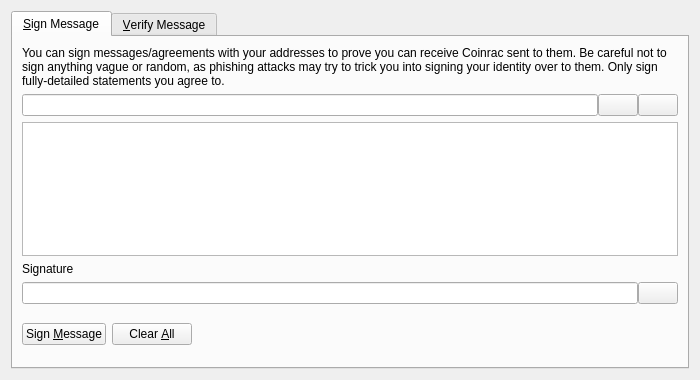
<?xml version="1.0" encoding="UTF-8"?>
<ui version="4.0">
 <class>SignVerifyMessageDialog</class>
 <widget class="QDialog" name="SignVerifyMessageDialog">
  <property name="geometry">
   <rect>
    <x>0</x>
    <y>0</y>
    <width>700</width>
    <height>380</height>
   </rect>
  </property>
  <property name="windowTitle">
   <string>Signatures - Sign / Verify a Message</string>
  </property>
  <property name="modal">
   <bool>true</bool>
  </property>
  <layout class="QVBoxLayout" name="verticalLayout">
   <item>
    <widget class="QTabWidget" name="tabWidget">
     <property name="currentIndex">
      <number>0</number>
     </property>
     <widget class="QWidget" name="tabSignMessage">
      <attribute name="title">
       <string>&amp;Sign Message</string>
      </attribute>
      <layout class="QVBoxLayout" name="verticalLayout_SM">
       <item>
        <widget class="QLabel" name="infoLabel_SM">
         <property name="text">
          <string>You can sign messages/agreements with your addresses to prove you can receive Coinrac sent to them. Be careful not to sign anything vague or random, as phishing attacks may try to trick you into signing your identity over to them. Only sign fully-detailed statements you agree to.</string>
         </property>
         <property name="textFormat">
          <enum>Qt::PlainText</enum>
         </property>
         <property name="wordWrap">
          <bool>true</bool>
         </property>
        </widget>
       </item>
       <item>
        <layout class="QHBoxLayout" name="horizontalLayout_1_SM">
         <property name="spacing">
          <number>0</number>
         </property>
         <item>
          <widget class="QValidatedLineEdit" name="addressIn_SM">
           <property name="toolTip">
            <string>The Coinrac address to sign the message with</string>
           </property>
          </widget>
         </item>
         <item>
          <widget class="QPushButton" name="addressBookButton_SM">
           <property name="toolTip">
            <string>Choose previously used address</string>
           </property>
           <property name="text">
            <string/>
           </property>
           <property name="shortcut">
            <string>Alt+A</string>
           </property>
           <property name="autoDefault">
            <bool>false</bool>
           </property>
          </widget>
         </item>
         <item>
          <widget class="QPushButton" name="pasteButton_SM">
           <property name="toolTip">
            <string>Paste address from clipboard</string>
           </property>
           <property name="text">
            <string/>
           </property>
           <property name="shortcut">
            <string>Alt+P</string>
           </property>
           <property name="autoDefault">
            <bool>false</bool>
           </property>
          </widget>
         </item>
        </layout>
       </item>
       <item>
        <widget class="QPlainTextEdit" name="messageIn_SM">
         <property name="toolTip">
          <string>Enter the message you want to sign here</string>
         </property>
        </widget>
       </item>
       <item>
        <widget class="QLabel" name="signatureLabel_SM">
         <property name="text">
          <string>Signature</string>
         </property>
         <property name="textFormat">
          <enum>Qt::PlainText</enum>
         </property>
        </widget>
       </item>
       <item>
        <layout class="QHBoxLayout" name="horizontalLayout_2_SM">
         <property name="spacing">
          <number>0</number>
         </property>
         <item>
          <widget class="QLineEdit" name="signatureOut_SM">
           <property name="font">
            <font>
             <italic>true</italic>
            </font>
           </property>
           <property name="readOnly">
            <bool>true</bool>
           </property>
          </widget>
         </item>
         <item>
          <widget class="QPushButton" name="copySignatureButton_SM">
           <property name="toolTip">
            <string>Copy the current signature to the system clipboard</string>
           </property>
           <property name="text">
            <string/>
           </property>
           <property name="autoDefault">
            <bool>false</bool>
           </property>
          </widget>
         </item>
        </layout>
       </item>
       <item>
        <layout class="QHBoxLayout" name="horizontalLayout_3_SM">
         <item>
          <widget class="QPushButton" name="signMessageButton_SM">
           <property name="toolTip">
            <string>Sign the message to prove you own this Coinrac address</string>
           </property>
           <property name="text">
            <string>Sign &amp;Message</string>
           </property>
           <property name="autoDefault">
            <bool>false</bool>
           </property>
          </widget>
         </item>
         <item>
          <widget class="QPushButton" name="clearButton_SM">
           <property name="toolTip">
            <string>Reset all sign message fields</string>
           </property>
           <property name="text">
            <string>Clear &amp;All</string>
           </property>
           <property name="autoDefault">
            <bool>false</bool>
           </property>
          </widget>
         </item>
         <item>
          <spacer name="horizontalSpacer_1_SM">
           <property name="orientation">
            <enum>Qt::Horizontal</enum>
           </property>
           <property name="sizeHint" stdset="0">
            <size>
             <width>40</width>
             <height>48</height>
            </size>
           </property>
          </spacer>
         </item>
         <item>
          <widget class="QLabel" name="statusLabel_SM">
           <property name="font">
            <font>
             <weight>75</weight>
             <bold>true</bold>
            </font>
           </property>
           <property name="text">
            <string/>
           </property>
           <property name="wordWrap">
            <bool>true</bool>
           </property>
          </widget>
         </item>
         <item>
          <spacer name="horizontalSpacer_2_SM">
           <property name="orientation">
            <enum>Qt::Horizontal</enum>
           </property>
           <property name="sizeHint" stdset="0">
            <size>
             <width>40</width>
             <height>48</height>
            </size>
           </property>
          </spacer>
         </item>
        </layout>
       </item>
      </layout>
     </widget>
     <widget class="QWidget" name="tabVerifyMessage">
      <attribute name="title">
       <string>&amp;Verify Message</string>
      </attribute>
      <layout class="QVBoxLayout" name="verticalLayout_VM">
       <item>
        <widget class="QLabel" name="infoLabel_VM">
         <property name="text">
          <string>Enter the receiver's address, message (ensure you copy line breaks, spaces, tabs, etc. exactly) and signature below to verify the message. Be careful not to read more into the signature than what is in the signed message itself, to avoid being tricked by a man-in-the-middle attack. Note that this only proves the signing party receives with the address, it cannot prove sendership of any transaction!</string>
         </property>
         <property name="textFormat">
          <enum>Qt::PlainText</enum>
         </property>
         <property name="alignment">
          <set>Qt::AlignLeading|Qt::AlignLeft|Qt::AlignTop</set>
         </property>
         <property name="wordWrap">
          <bool>true</bool>
         </property>
        </widget>
       </item>
       <item>
        <layout class="QHBoxLayout" name="horizontalLayout_1_VM">
         <property name="spacing">
          <number>0</number>
         </property>
         <item>
          <widget class="QValidatedLineEdit" name="addressIn_VM">
           <property name="toolTip">
            <string>The Coinrac address the message was signed with</string>
           </property>
          </widget>
         </item>
         <item>
          <widget class="QPushButton" name="addressBookButton_VM">
           <property name="toolTip">
            <string>Choose previously used address</string>
           </property>
           <property name="text">
            <string/>
           </property>
           <property name="shortcut">
            <string>Alt+A</string>
           </property>
           <property name="autoDefault">
            <bool>false</bool>
           </property>
          </widget>
         </item>
        </layout>
       </item>
       <item>
        <widget class="QPlainTextEdit" name="messageIn_VM"/>
       </item>
       <item>
        <widget class="QValidatedLineEdit" name="signatureIn_VM"/>
       </item>
       <item>
        <layout class="QHBoxLayout" name="horizontalLayout_2_VM">
         <item>
          <widget class="QPushButton" name="verifyMessageButton_VM">
           <property name="toolTip">
            <string>Verify the message to ensure it was signed with the specified Coinrac address</string>
           </property>
           <property name="text">
            <string>Verify &amp;Message</string>
           </property>
           <property name="autoDefault">
            <bool>false</bool>
           </property>
          </widget>
         </item>
         <item>
          <widget class="QPushButton" name="clearButton_VM">
           <property name="toolTip">
            <string>Reset all verify message fields</string>
           </property>
           <property name="text">
            <string>Clear &amp;All</string>
           </property>
           <property name="autoDefault">
            <bool>false</bool>
           </property>
          </widget>
         </item>
         <item>
          <spacer name="horizontalSpacer_1_VM">
           <property name="orientation">
            <enum>Qt::Horizontal</enum>
           </property>
           <property name="sizeHint" stdset="0">
            <size>
             <width>40</width>
             <height>48</height>
            </size>
           </property>
          </spacer>
         </item>
         <item>
          <widget class="QLabel" name="statusLabel_VM">
           <property name="font">
            <font>
             <weight>75</weight>
             <bold>true</bold>
            </font>
           </property>
           <property name="text">
            <string/>
           </property>
           <property name="wordWrap">
            <bool>true</bool>
           </property>
          </widget>
         </item>
         <item>
          <spacer name="horizontalSpacer_2_VM">
           <property name="orientation">
            <enum>Qt::Horizontal</enum>
           </property>
           <property name="sizeHint" stdset="0">
            <size>
             <width>40</width>
             <height>48</height>
            </size>
           </property>
          </spacer>
         </item>
        </layout>
       </item>
      </layout>
     </widget>
    </widget>
   </item>
  </layout>
 </widget>
 <customwidgets>
  <customwidget>
   <class>QValidatedLineEdit</class>
   <extends>QLineEdit</extends>
   <header>qvalidatedlineedit.h</header>
  </customwidget>
 </customwidgets>
 <resources>
  <include location="../raptoreum.qrc"/>
 </resources>
 <connections/>
</ui>
